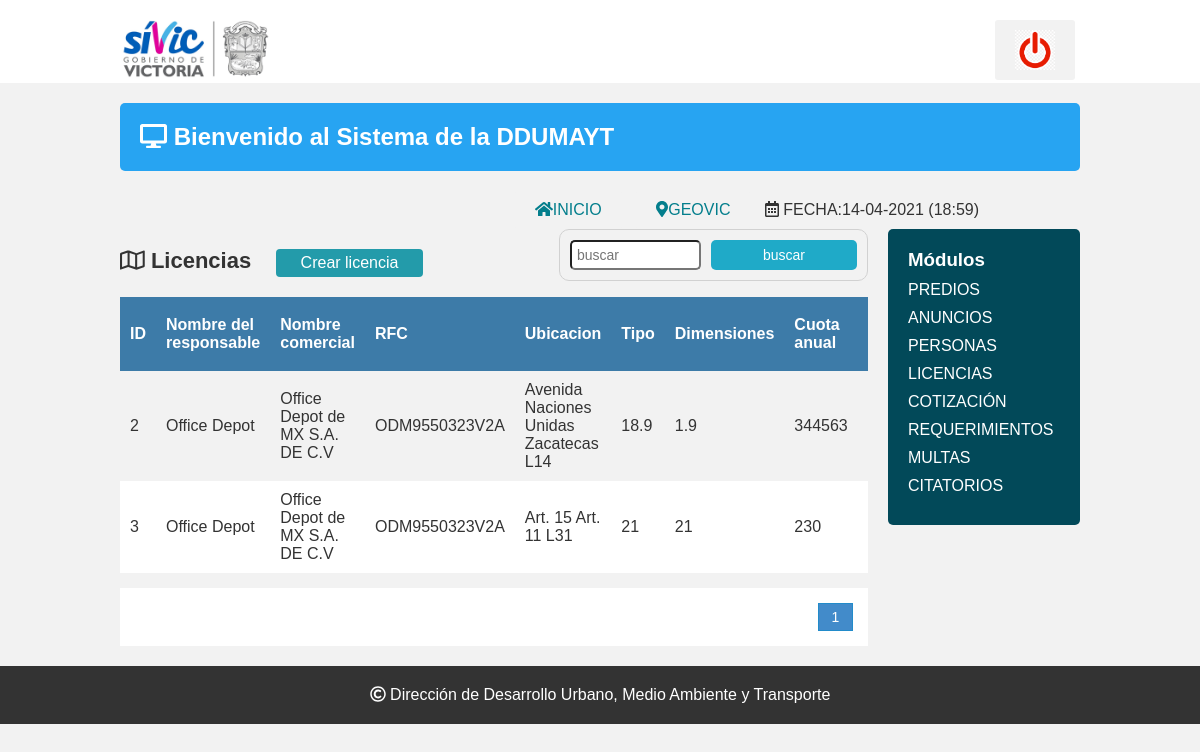
Screenshot of /Sistema/lista_licencia.php with the database file from the repository.
### tables this page shows
CREATE TABLE `licencia_anuncios` (
  `id_licencia` int(11) NOT NULL,
  `cuota_anual` double NOT NULL,
  `forma_pago` varchar(80) NOT NULL,
  `fecha_pago` date NOT NULL,
  `fecha_inicio` date NOT NULL,
  `fecha_final` date NOT NULL,
  `id_persona` int(11) NOT NULL,
  `id_anuncio` int(11) NOT NULL
);

CREATE TABLE `personas` (
  `id_persona` int(11) NOT NULL,
  `nombre_responsable` varchar(80) NOT NULL,
  `nombre_comercial` varchar(80) DEFAULT NULL,
  `rfc` varchar(13) NOT NULL,
  `tipo` varchar(30) NOT NULL,
  `calle` varchar(90) NOT NULL,
  `numero` varchar(25) NOT NULL,
  `id_colonia` int(11) NOT NULL
);

CREATE TABLE `anuncios` (
  `id_anuncio` int(11) NOT NULL,
  `clave_catastral` varchar(31) NOT NULL,
  `ubicacion` varchar(255) NOT NULL,
  `zona` varchar(20) NOT NULL,
  `tipo_anuncio` varchar(50) NOT NULL,
  `medida1` double NOT NULL,
  `medida2` double NOT NULL,
  `salarios_minimo` double NOT NULL,
  `cantidad` double NOT NULL
);

### Sistema/lista_licencia.php (the view, shortened to what this page needs)
<?php
include "conexion.php";
?>
<!DOCTYPE html>
<html lang="en">
<head>
	<?php include "includes/scripts.php"; ?>
</head>
<body>
<?php include "includes/header.php"; ?>
	<section class="main">
<?php include "includes/wrapp.php"; ?>
			<div class="articulo">
				<H1><i class="far fa-map"></i> Licencias</H1>
                <a href="registro_licencia.php" class="btn_new">Crear licencia</a>
                <form action="buscar_licencia.php" method="get" class="form_search">
                	<input type="text" name="busqueda" id="busqueda" placeholder="buscar">
                    <input type="submit" value="buscar" class="btn_search">
                </form>
                <div  style="overflow: auto" width="50%">
                <table>
                	<tr>
                    	<th>ID</th>
                    	<th>Nombre del responsable</th>
						<th>Nombre comercial</th>
                    	<th>RFC</th>
                        <th>Ubicacion</th>
                        <th>Tipo</th>
                        <th>Dimensiones</th>
                        <th>Cuota anual</th>
                        <th>Forma de pago</th>
                    </tr>
                    <?php
					$sql_registe=mysqli_query($conection,"select count(*) as total_licencia from licencia_anuncios");
					$result_register=mysqli_fetch_array($sql_registe);
					$total_registro=$result_register['total_licencia'];
					$por_pagina=5;
					if(empty($_GET['pagina'])){
						$pagina=1;
					}else{
						$pagina= $_GET['pagina'];
					}
					$desde=($pagina-1)*$por_pagina;
					$total_paginas= ceil($total_registro/$por_pagina);
					$query= mysqli_query($conection,"select l.id_licencia, p.nombre_responsable, p.nombre_comercial, p.rfc, a.ubicacion, a.medida1, a.medida2, a.tipo_anuncio, l.cuota_anual, l.forma_pago, l.fecha_pago, l.fecha_inicio, l.fecha_final from anuncios a inner join licencia_anuncios l on a.id_anuncio = l.id_anuncio inner join personas p on l.id_persona = p.id_persona order by id_licencia asc LIMIT $desde,$por_pagina");
					$result=mysqli_num_rows($query);
					if($result>0){
						while ($data= mysqli_fetch_array($query)){
					?>
                    <tr>
                    	<td><?php echo $data['id_licencia']; ?></td>
                    	<td><?php echo $data['nombre_responsable']; ?></td>
						<td><?php echo $data['nombre_comercial']; ?></td>
                    	<td><?php echo $data['rfc']; ?></td>
               			<td><?php echo $data['ubicacion']; ?></td>
                        <td><?php echo $data['medida1']; ?></td>
                        <td><?php echo $data['medida2']; ?></td>
                        <td><?php echo $data['cuota_anual']; ?></td>
                        <td><?php echo $data['forma_pago']; ?></td>
                    </tr>
                    <?php
					}
					}
                    ?>
                </table>
                </div>
                <div class="paginador">
                	<ul>
						<?php
						 for ($i=1; $i<=$total_paginas; $i++){
								if($i==$pagina){
									echo '<li class="pageSelect">'.$i.'</li>';
								}else{
									echo '<li><p><a href="?pagina='.$i.'">'.$i.'</a></p></li>';
								 }
							  }
						 ?>
                    </ul>
                </div>
			</div>
		<?php include "includes/aside.php"; ?>
		</div>
	</section>
		<?php include "includes/footer.php"; ?>
</body>
</html>

### Sistema/css/estilos.css (style rules this page uses)
* { -webkit-box-sizing: border-box; -moz-box-sizing: border-box; box-sizing: border-box; margin:0px; padding:0px; }
body { background:#f2f2f2; color:#333; font-family:Arial, helvetica, sans-serif; }
a { text-decoration: none; color:#27a4f2; }
.articulo { float: left; width: 80%; padding:0px 20px 20px 0px; }
ul, ol { list-style:none; }
form { background:#FFF; margin:auto; padding:20px 50px; border:1px solid #d1d1d1; }
input,select { display:block; width:100%; font-size:14px; padding:5px; border:1px solid:#85929e; border-radius:5px; }
.articulo h1 { font-size:22px; display:inline-block; }
.btn_new { display:inline-block; background:#239baa; color:#FFF; padding:5px 25px; border-radius:4px; margin:20px; }
table { border-collapse:collapse; font-size:12pt; width:100%; }
table th { text-align:left; padding:10px; background:#3d7ba8; color:#FFF; }
table tr:nth-child(odd) { background:#FFF; }
table td { padding:10px; }
.articulo h1 { text-align:center; }
.paginador ul { padding:15px; list-style:none; background:#FFF; margin-top:15px; display:-webkit-flex; display:-moz-flex; display:-ms-flex; display:-o-flex; display:flex; justify-content: flex-end; }
.paginador a, .pageSelect { color:#428bca; border:1px solid #ddd; padding:5px; display:inline-block; font-size:14px; text-align:center; width:35px; }
.pageSelect { color:#FFF; background:#428bca; border:1px solid #228bca; }
.form_search { display:-webkit-flex; display:-moz-flex; display:-ms-flex; display:-o-flex; display:flex; float:right; background:initial; padding:10px; border-radius:10px; }
.form_search .btn_search { background:#1faac8; color:#FFF; padding:0 20px; border:0; cursor:pointer; margin-left:10px; }

### rows the page displays
licencia_anuncios: id_licencia "2", id_persona.nombre_responsable "Office Depot", id_persona.nombre_comercial "Office Depot de MX S.A. DE C.V", id_persona.rfc "ODM9550323V2A", id_anuncio.ubicacion "Avenida Naciones Unidas Zacatecas L14", id_anuncio.medida1 "18.9", id_anuncio.medida2 "1.9", cuota_anual "344563"
licencia_anuncios: id_licencia "3", id_persona.nombre_responsable "Office Depot", id_persona.nombre_comercial "Office Depot de MX S.A. DE C.V", id_persona.rfc "ODM9550323V2A", id_anuncio.ubicacion "Art. 15 Art. 11 L31", id_anuncio.medida1 "21", id_anuncio.medida2 "21", cuota_anual "230"

### other values shown
$date "14-04-2021 (18:59)"
